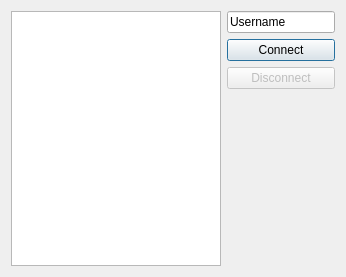
<?xml version="1.0" encoding="UTF-8"?>
<ui version="4.0">
 <class>VoiceChatForm</class>
 <widget class="QDialog" name="VoiceChatForm">
  <property name="geometry">
   <rect>
    <x>0</x>
    <y>0</y>
    <width>346</width>
    <height>277</height>
   </rect>
  </property>
  <property name="windowTitle">
   <string>Voice Chat</string>
  </property>
  <layout class="QHBoxLayout" name="horizontalLayout">
   <item>
    <widget class="QListWidget" name="userList"/>
   </item>
   <item>
    <layout class="QVBoxLayout" name="verticalLayout">
     <item>
      <widget class="QLineEdit" name="nicknameEdit">
       <property name="sizePolicy">
        <sizepolicy hsizetype="Minimum" vsizetype="Fixed">
         <horstretch>0</horstretch>
         <verstretch>0</verstretch>
        </sizepolicy>
       </property>
       <property name="text">
        <string>Username</string>
       </property>
      </widget>
     </item>
     <item>
      <widget class="QPushButton" name="connectButton">
       <property name="text">
        <string>Connect</string>
       </property>
      </widget>
     </item>
     <item>
      <widget class="QPushButton" name="disconnecButton">
       <property name="enabled">
        <bool>false</bool>
       </property>
       <property name="text">
        <string>Disconnect</string>
       </property>
      </widget>
     </item>
     <item>
      <spacer name="verticalSpacer">
       <property name="orientation">
        <enum>Qt::Vertical</enum>
       </property>
       <property name="sizeHint" stdset="0">
        <size>
         <width>20</width>
         <height>40</height>
        </size>
       </property>
      </spacer>
     </item>
    </layout>
   </item>
  </layout>
 </widget>
 <resources/>
 <connections/>
</ui>
